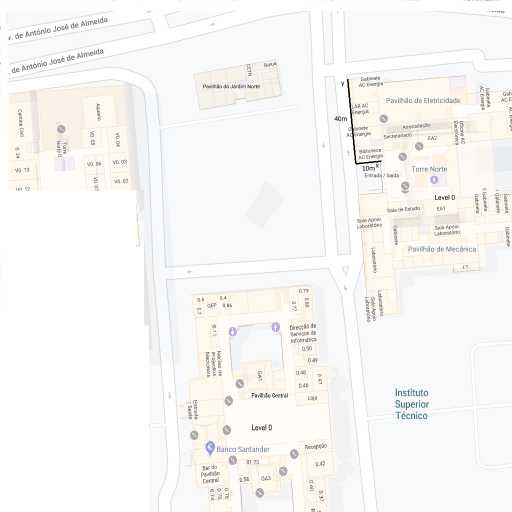
%> input picture lab2/Code/ist_map_detail.png, 1024 x 1024 px (shown at 1/2 size)
$ octave quadtree_map.m   (GNU Octave 9; MATLAB toolbox functions it lacks are replaced by stand-ins)
%> lines starting %> are read from the running program, lines starting %| are printed output that depends on the picture; in (x1, y1, x2, y2) boxes, pixels count from 0 and x2, y2 are one past the last pixel; in counts of white or black regions, pixels touching at a corner belong together; the program's own positions count from 1
I = rgb2gray(imread('ist_map_detail.png'));
%> I: size 1024x1024 uint8; min 0, max 255, mean 246.9

S = qtdecomp(I,.05);
blocks = repmat(uint8(0),size(S));

for dim = [512 256 128 64 32 16 8 4 2 1];
  numblocks = length(find(S==dim));
  if (numblocks > 0)
    values = repmat(uint8(1),[dim dim numblocks]);
    values(2:dim,2:dim,:) = 0;
    blocks = qtsetblk(blocks,S,dim,values);
  end
end
%> this loop made 10 passes
%> numblocks on passes 1 to 10: 0, 1, 8, 20, 146, 611, 2670, 7525, 21602, 86440
%> pass 2, `blocks = qtsetblk(blocks,S,dim,values);`:
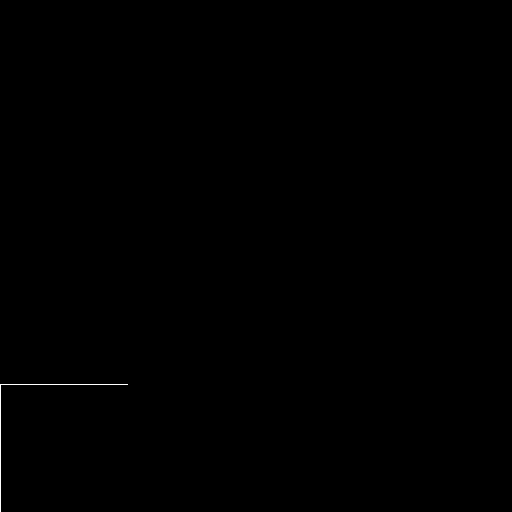
%> blocks: size 1024x1024 uint8 (shown at 1/2 size); values 0 (black) and 1 (white), 0.05% white in thin lines or dots, all inside (x1, y1, x2, y2) = (0, 768, 256, 1024)
%> pass 3, `blocks = qtsetblk(blocks,S,dim,values);`:
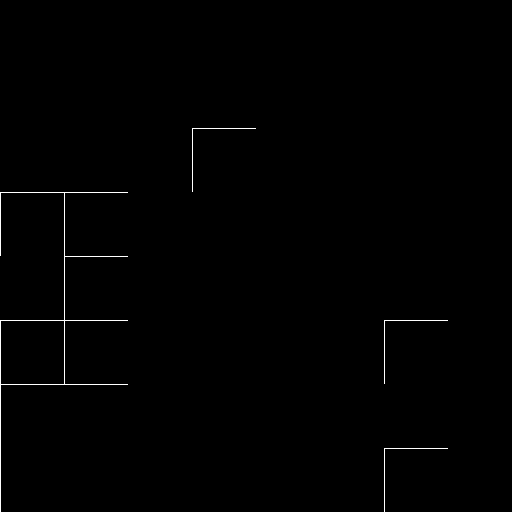
%> blocks: size 1024x1024 uint8 (shown at 1/2 size); values 0 (black) and 1 (white), 0.24% white in thin lines or dots, all inside (x1, y1, x2, y2) = (0, 256, 896, 1024)
%> after the loop:
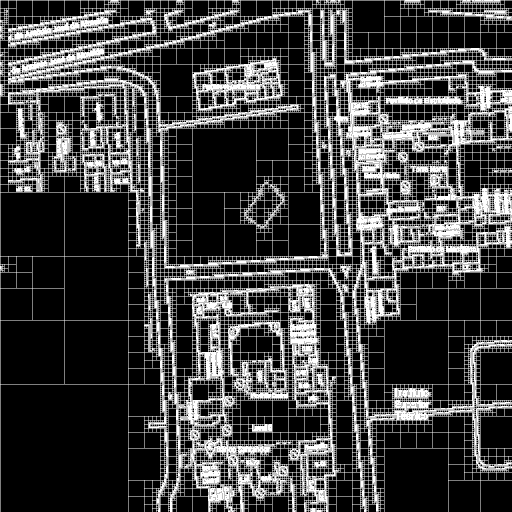
%> blocks: size 1024x1024 uint8 (shown at 1/2 size); values 0 (black) and 1 (white), 26.4% white; 1 white region, box (x1, y1, x2, y2) and area: (0, 0, 1024, 1024) 277201

blocks(end,1:end) = 1;
blocks(1:end,end) = 1;
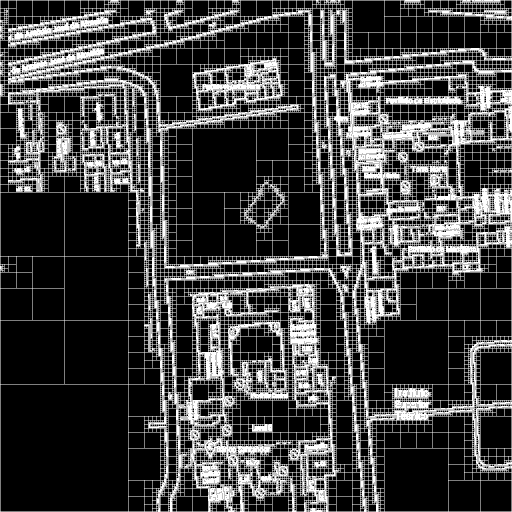
%> blocks: size 1024x1024 uint8 (shown at 1/2 size); values 0 (black) and 1 (white), 26.6% white; 1 white region, box (x1, y1, x2, y2) and area: (0, 0, 1024, 1024) 278929

imshow(I)

figure
imshow(blocks,[])

%%
rotI = rgb2gray(imread('ist_map_detail.png'));
BW = edge(rotI,'log');
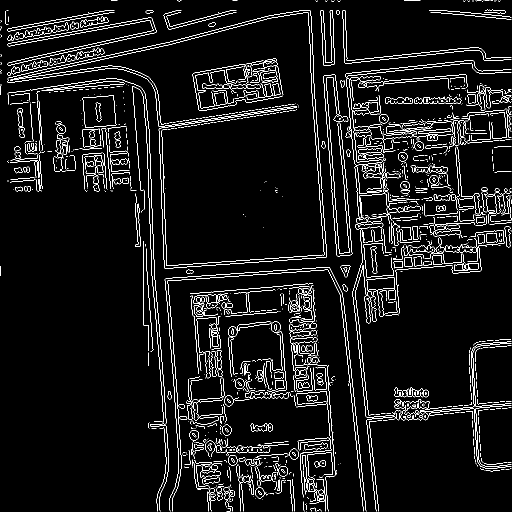
%> BW: size 1024x1024 logical (shown at 1/2 size); 5.4% white in thin lines or dots
imshow(BW);

%% Gon?alo

%%
rotI = rgb2gray(imread('ist_map_detail.png'));
bin = imbinarize(rotI,'adaptive','Sensitivity',0.6);
%> bin: size 1024x1024 logical; every value is 0
skeleton = bwmorph(bin,'remove');
imshow(bin);
figure;
imshow(skeleton);

%%
rotI = rgb2gray(imread('ist_map_detail.png'));
rotI = mat2gray(rotI);
bw = rotI < 0.9;
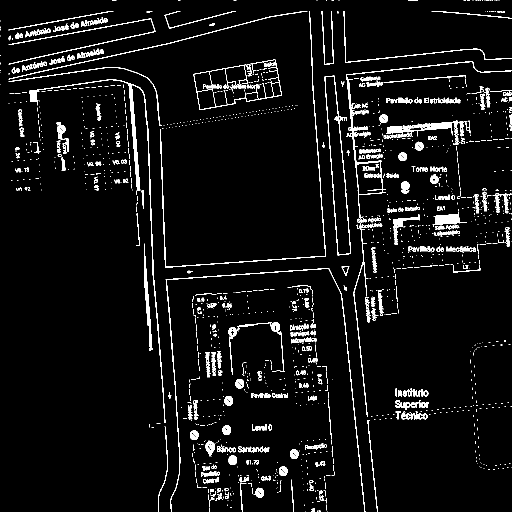
%> bw: size 1024x1024 logical (shown at 1/2 size); 5% white in thin lines or dots
imshow(bw);
%> (the run ends here)
